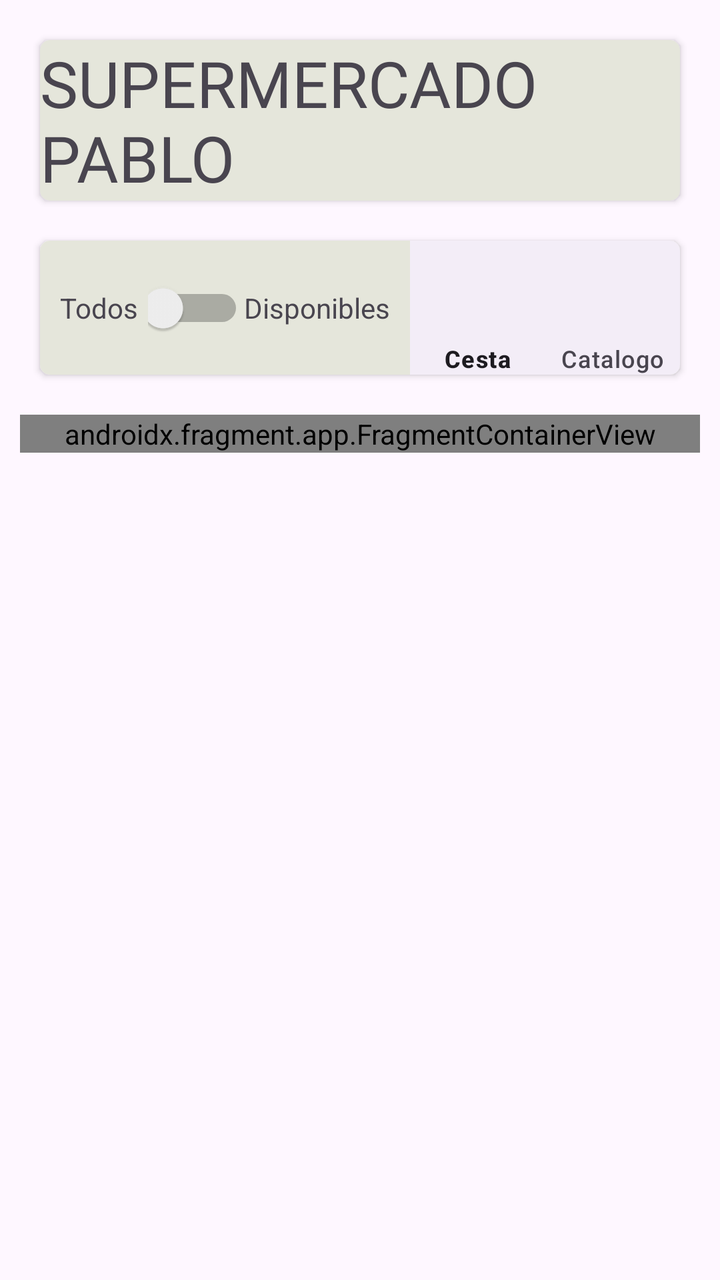
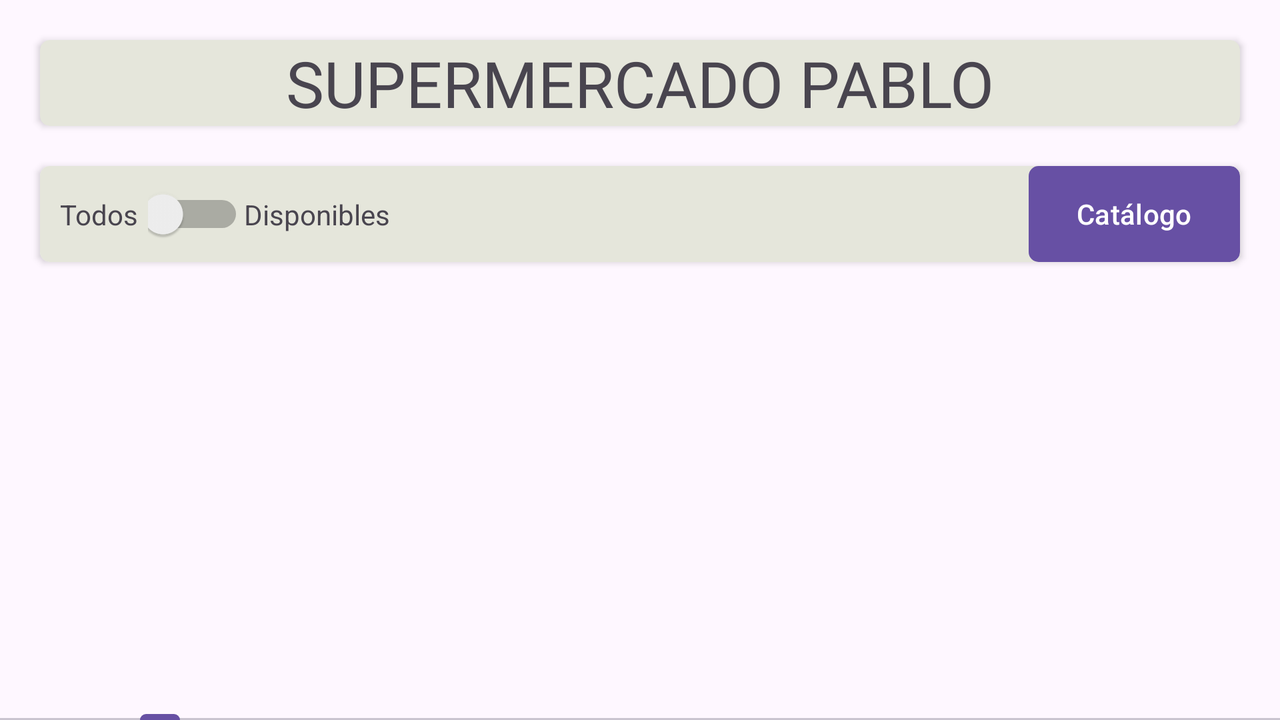

The same Android screen from two of the app's own layout files: first res/layout/ as a phone draws it, then the repository's variant for another configuration, drawn on a device whose configuration selects that folder. Both files follow.
<!-- AndroidManifest.xml: application theme Theme.ProyectoUD3 -->
<!-- res/layout/activity_main.xml -->
<?xml version="1.0" encoding="utf-8"?>
<androidx.constraintlayout.widget.ConstraintLayout xmlns:android="http://schemas.android.com/apk/res/android"
    xmlns:app="http://schemas.android.com/apk/res-auto"
    xmlns:tools="http://schemas.android.com/tools"
    android:id="@+id/main"
    android:layout_width="match_parent"
    android:layout_height="match_parent"
    tools:context=".MainActivity">

    <androidx.cardview.widget.CardView
        android:id="@+id/cardViewCabecera"
        android:layout_width="match_parent"
        android:layout_height="wrap_content"
        android:layout_marginStart="20dp"
        android:layout_marginTop="20dp"
        android:layout_marginEnd="20dp"
        app:cardBackgroundColor="#E5E6DB"
        app:cardCornerRadius="5dp"
        app:layout_constraintEnd_toEndOf="parent"
        app:layout_constraintStart_toStartOf="parent"
        app:layout_constraintTop_toTopOf="parent">

        <androidx.constraintlayout.widget.ConstraintLayout
            android:layout_width="match_parent"
            android:layout_height="match_parent">

            <TextView
                android:id="@+id/tvCabecera"
                android:layout_width="wrap_content"
                android:layout_height="wrap_content"
                android:layout_gravity="center"
                android:fontFamily="@font/roboto_bold"
                android:text="@string/cabeceraSuper"
                android:textSize="32dp"
                app:layout_constraintEnd_toEndOf="parent"
                app:layout_constraintStart_toStartOf="parent"
                app:layout_constraintTop_toTopOf="parent" />
        </androidx.constraintlayout.widget.ConstraintLayout>

    </androidx.cardview.widget.CardView>

    <androidx.cardview.widget.CardView
        android:id="@+id/cardView"
        android:layout_width="match_parent"
        android:layout_height="wrap_content"
        android:layout_marginStart="20dp"
        android:layout_marginTop="20dp"
        android:layout_marginEnd="20dp"
        app:cardCornerRadius="5dp"
        app:layout_constraintEnd_toEndOf="parent"
        app:layout_constraintStart_toStartOf="parent"
        app:layout_constraintTop_toBottomOf="@id/cardViewCabecera">

        <androidx.constraintlayout.widget.ConstraintLayout
            android:id="@+id/layoutOpciones"
            android:layout_width="match_parent"
            android:layout_height="wrap_content"
            android:background="#E5E6DB">

            <TextView
                android:id="@+id/tvSwitchTodo"
                android:layout_width="wrap_content"
                android:layout_height="wrap_content"
                android:layout_marginStart="10dp"
                android:text="@string/switchTodo"
                app:layout_constraintBottom_toBottomOf="parent"
                app:layout_constraintStart_toStartOf="parent"
                app:layout_constraintTop_toTopOf="parent" />

            <Switch
                android:id="@+id/switchTodo"
                android:layout_width="48dp"
                android:layout_height="48dp"
                android:layout_marginStart="5dp"
                app:layout_constraintBottom_toBottomOf="parent"
                app:layout_constraintStart_toEndOf="@+id/tvSwitchTodo"
                app:layout_constraintTop_toTopOf="parent" />

            <TextView
                android:id="@+id/tvSwitchDisponible"
                android:layout_width="wrap_content"
                android:layout_height="wrap_content"
                android:text="@string/switchDisponible"
                app:layout_constraintBottom_toBottomOf="parent"
                app:layout_constraintStart_toEndOf="@+id/switchTodo"
                app:layout_constraintTop_toTopOf="parent" />

            <com.google.android.material.bottomnavigation.BottomNavigationView
                android:id="@+id/bottomNavigationView"
                android:layout_width="0dp"
                android:layout_height="67dp"
                android:layout_marginStart="10dp"
                android:foregroundGravity="center_vertical|center|center_horizontal"
                android:paddingTop="20dp"
                app:itemPaddingBottom="0dp"
                app:itemPaddingTop="0dp"
                app:layout_constraintBottom_toBottomOf="parent"
                app:layout_constraintEnd_toEndOf="parent"
                app:layout_constraintHorizontal_bias="1.0"
                app:layout_constraintStart_toEndOf="@+id/tvSwitchDisponible"
                app:layout_constraintTop_toTopOf="parent"
                app:menu="@menu/mi_menu" />

        </androidx.constraintlayout.widget.ConstraintLayout>
    </androidx.cardview.widget.CardView>

    <androidx.fragment.app.FragmentContainerView
        android:id="@+id/fragmentContainerView"
        android:name="com.example.proyectoud3.FragmentCatalogo"
        android:layout_width="0dp"
        android:layout_height="wrap_content"
        android:layout_marginStart="10dp"
        android:layout_marginTop="20dp"
        android:layout_marginEnd="10dp"
        app:layout_constraintEnd_toEndOf="parent"
        app:layout_constraintStart_toStartOf="parent"
        app:layout_constraintTop_toBottomOf="@+id/cardView" />

    <TextView
        android:id="@+id/tv_cestaVacia"
        android:layout_width="wrap_content"
        android:layout_height="wrap_content"
        android:text="@string/cestaVacia"
        android:visibility="invisible"
        app:layout_constraintEnd_toEndOf="parent"
        app:layout_constraintStart_toStartOf="parent"
        app:layout_constraintTop_toBottomOf="@+id/fragmentContainerView" />

</androidx.constraintlayout.widget.ConstraintLayout>
<!-- resources referenced by this layout -->
<resources>
  <string name="cabeceraSuper">SUPERMERCADO PABLO</string>
  <string name="cestaVacia">La cesta está vacía</string>
  <string name="switchDisponible">Disponibles</string>
  <string name="switchTodo" translatable="false">Todos</string>
  <style name="Theme.ProyectoUD3" parent="Base.Theme.ProyectoUD3" />
  <style name="Base.Theme.ProyectoUD3" parent="Theme.Material3.DayNight.NoActionBar">
          
          
      </style>
</resources>
<!-- res/layout-land/activity_main.xml (the repository's variant of the layout above) -->
<!-- drawn on the phone turned sideways -->
<?xml version="1.0" encoding="utf-8"?>
<androidx.constraintlayout.widget.ConstraintLayout xmlns:android="http://schemas.android.com/apk/res/android"
    xmlns:app="http://schemas.android.com/apk/res-auto"
    xmlns:tools="http://schemas.android.com/tools"
    android:id="@+id/main"
    android:layout_width="match_parent"
    android:layout_height="match_parent"
    tools:context=".MainActivity">

    <androidx.cardview.widget.CardView
        android:id="@+id/cardViewCabecera"
        android:layout_width="match_parent"
        android:layout_height="wrap_content"
        android:layout_marginStart="20dp"
        android:layout_marginTop="20dp"
        android:layout_marginEnd="20dp"
        app:cardBackgroundColor="#E5E6DB"
        app:cardCornerRadius="5dp"
        app:layout_constraintEnd_toEndOf="parent"
        app:layout_constraintStart_toStartOf="parent"
        app:layout_constraintTop_toTopOf="parent">

        <androidx.constraintlayout.widget.ConstraintLayout
            android:layout_width="match_parent"
            android:layout_height="match_parent"
            android:onClick="showPopUpMenu">

            <TextView
                android:id="@+id/tvCabecera"
                android:layout_width="wrap_content"
                android:layout_height="wrap_content"
                android:layout_gravity="center"
                android:fontFamily="@font/roboto_bold"
                android:text="@string/cabeceraSuper"
                android:textSize="32dp"
                app:layout_constraintEnd_toEndOf="parent"
                app:layout_constraintStart_toStartOf="parent"
                app:layout_constraintTop_toTopOf="parent" />
        </androidx.constraintlayout.widget.ConstraintLayout>

    </androidx.cardview.widget.CardView>

    <androidx.cardview.widget.CardView
        android:id="@+id/cardView"
        android:layout_width="match_parent"
        android:layout_height="wrap_content"
        android:layout_marginStart="20dp"
        android:layout_marginTop="20dp"
        android:layout_marginEnd="20dp"
        app:cardCornerRadius="5dp"
        app:layout_constraintEnd_toEndOf="parent"
        app:layout_constraintStart_toStartOf="parent"
        app:layout_constraintTop_toBottomOf="@id/cardViewCabecera">

        <androidx.constraintlayout.widget.ConstraintLayout
            android:id="@+id/layoutOpciones"
            android:layout_width="match_parent"
            android:layout_height="wrap_content"
            android:background="#E5E6DB">

            <TextView
                android:id="@+id/tvSwitchTodo"
                android:layout_width="wrap_content"
                android:layout_height="wrap_content"
                android:layout_marginStart="10dp"
                android:text="@string/switchTodo"
                app:layout_constraintBottom_toBottomOf="parent"
                app:layout_constraintStart_toStartOf="parent"
                app:layout_constraintTop_toTopOf="parent" />

            <Switch
                android:id="@+id/switchTodo"
                android:layout_width="48dp"
                android:layout_height="48dp"
                android:layout_marginStart="5dp"
                app:layout_constraintBottom_toBottomOf="parent"
                app:layout_constraintStart_toEndOf="@+id/tvSwitchTodo"
                app:layout_constraintTop_toTopOf="parent" />

            <TextView
                android:id="@+id/tvSwitchDisponible"
                android:layout_width="wrap_content"
                android:layout_height="wrap_content"
                android:text="@string/switchDisponible"
                app:layout_constraintBottom_toBottomOf="parent"
                app:layout_constraintStart_toEndOf="@+id/switchTodo"
                app:layout_constraintTop_toTopOf="parent" />

            <Button
                android:id="@+id/btnCatalogoCesta"
                android:layout_width="wrap_content"
                android:layout_height="wrap_content"
                android:layout_weight="1"
                android:insetTop="0dp"
                android:insetBottom="0dp"
                android:onClick="cambiarVista"
                android:text="@string/btnCatalogo"
                app:cornerRadius="5dp"
                app:layout_constraintBottom_toBottomOf="parent"
                app:layout_constraintEnd_toEndOf="parent"
                app:layout_constraintTop_toTopOf="parent" />
        </androidx.constraintlayout.widget.ConstraintLayout>
    </androidx.cardview.widget.CardView>

    <androidx.recyclerview.widget.RecyclerView
        android:id="@+id/rvCatalogo"
        android:layout_width="match_parent"
        android:layout_height="wrap_content"
        android:layout_marginStart="10dp"
        android:layout_marginTop="20dp"
        android:layout_marginEnd="10dp"
        android:clipToPadding="false"
        android:paddingBottom="135dp"
        app:layout_constraintEnd_toEndOf="parent"
        app:layout_constraintHorizontal_bias="1.0"
        app:layout_constraintStart_toStartOf="parent"
        app:layout_constraintTop_toBottomOf="@id/cardView" />

    <TextView
        android:id="@+id/tv_cestaVacia"
        android:layout_width="wrap_content"
        android:layout_height="wrap_content"
        android:text="@string/cestaVacia"
        android:visibility="invisible"
        app:layout_constraintEnd_toEndOf="parent"
        app:layout_constraintStart_toStartOf="parent"
        app:layout_constraintTop_toBottomOf="@+id/rvCatalogo" />

    <com.google.android.material.tabs.TabLayout
        android:id="@+id/tabLayout"
        android:layout_width="match_parent"
        android:layout_height="wrap_content"
        android:orientation="horizontal"
        app:tabGravity="fill"
        app:tabMode="fixed"
        app:layout_constraintBottom_toBottomOf="parent"
        app:layout_constraintEnd_toEndOf="parent"
        app:layout_constraintStart_toStartOf="parent">

        <com.google.android.material.tabs.TabItem
            android:id="@+id/tabCatalogo"
            android:layout_width="match_parent"
            android:layout_height="wrap_content"
            android:icon="@drawable/catalogo" />

        <com.google.android.material.tabs.TabItem
            android:id="@+id/tabCesta"
            android:layout_width="match_parent"
            android:layout_height="wrap_content"
            android:icon="@drawable/carrito_compra" />

        <com.google.android.material.tabs.TabItem
            android:id="@+id/tabCatalogo2"
            android:layout_width="match_parent"
            android:layout_height="wrap_content"
            android:icon="@drawable/catalogo" />

        <com.google.android.material.tabs.TabItem
            android:id="@+id/tabCesta2"
            android:layout_width="match_parent"
            android:layout_height="wrap_content"
            android:icon="@drawable/carrito_compra" />

    </com.google.android.material.tabs.TabLayout>

</androidx.constraintlayout.widget.ConstraintLayout>
<!-- resources referenced by the variant -->
<!-- as the phone turned sideways resolves them -->
<resources>
  <string name="btnCatalogo" translatable="false">Catálogo</string>
  <string name="cabeceraSuper">SUPERMERCADO PABLO</string>
  <string name="cestaVacia">La cesta está vacía</string>
  <string name="switchDisponible">Disponibles</string>
  <string name="switchTodo" translatable="false">Todos</string>
  <style name="Theme.ProyectoUD3" parent="Base.Theme.ProyectoUD3" />
  <style name="Base.Theme.ProyectoUD3" parent="Theme.Material3.DayNight.NoActionBar">
          
          
      </style>
</resources>
